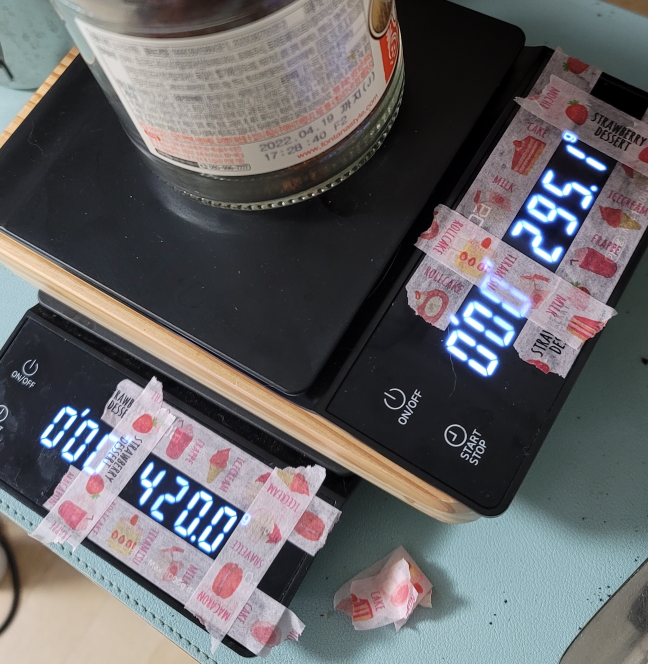
#> input picture test.jpg, 1944 x 1992 px, found by its file name (shown at 1/3 size)
$ python seven_segment_only_trash.py
#> lines starting #> are read from the running program, lines starting #| are printed output that depends on the picture
from cv2 import imread
from imutils.perspective import four_point_transform
from imutils import contours
import imutils
import cv2
import numpy as np

DIGITS_LOOKUP = {
	(1, 1, 1, 0, 1, 1, 1): 0,
	(0, 0, 1, 0, 0, 1, 0): 1,
	(1, 0, 1, 1, 1, 1, 0): 2,
	(1, 0, 1, 1, 0, 1, 1): 3,
	(0, 1, 1, 1, 0, 1, 0): 4,
	(1, 1, 0, 1, 0, 1, 1): 5,
	(1, 1, 0, 1, 1, 1, 1): 6,
	(1, 0, 1, 0, 0, 1, 0): 7,
	(1, 1, 1, 1, 1, 1, 1): 8,
	(1, 1, 1, 1, 0, 1, 1): 9
}

image = cv2.imread("/example/test.jpg")
#> image is the input picture: shape (1992, 1944, 3); mean B, G, R 102.3, 99.6, 100.8

#preprocess
image = imutils.resize(image, height=500)
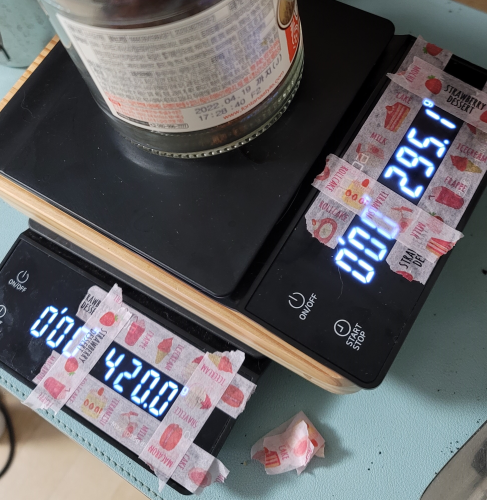
#> image: shape (500, 487, 3); mean B, G, R 102.3, 99.6, 100.8
gray = cv2.cvtColor(image, cv2.COLOR_BGR2GRAY)
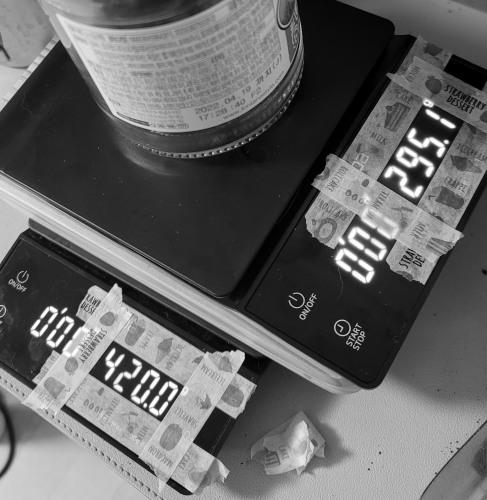
#> gray: shape (500, 487); min 0, max 255, mean 100.2
blurred = cv2.GaussianBlur(gray, (5,5), 0)
edged = cv2.Canny(blurred, 100, 300, 255)
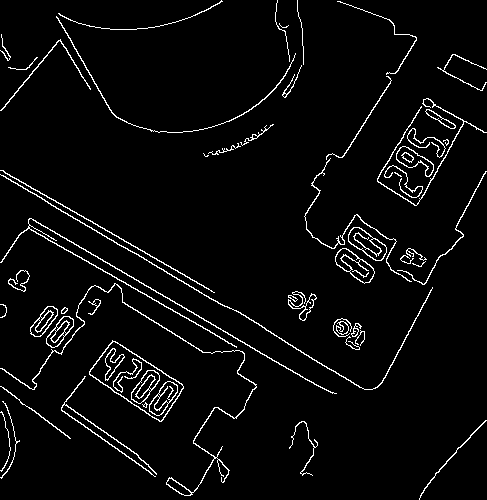
#> edged: shape (500, 487); 4.1% white in thin lines or dots

#user drawing for 4-pointed lcd rect.
rectpos = []
def on_mouse(event, x, y, flag, param):
    if event == cv2.EVENT_LBUTTONDOWN :
        rectpos.append([[x,y]])
        cv2.circle(blurred, (x,y), 10, (0,255,0), -1)
        cv2.imshow("image", blurred)
        if len(rectpos) == 4:
            cv2.destroyAllWindows()


cv2.namedWindow('image')
cv2.setMouseCallback('image', on_mouse, blurred)


cv2.imshow("image", blurred)
cv2.waitKey(0)

print(rectpos)

displayCnt = np.array(rectpos)

#> (the run stopped early here; a loop or call above may not have finished)
